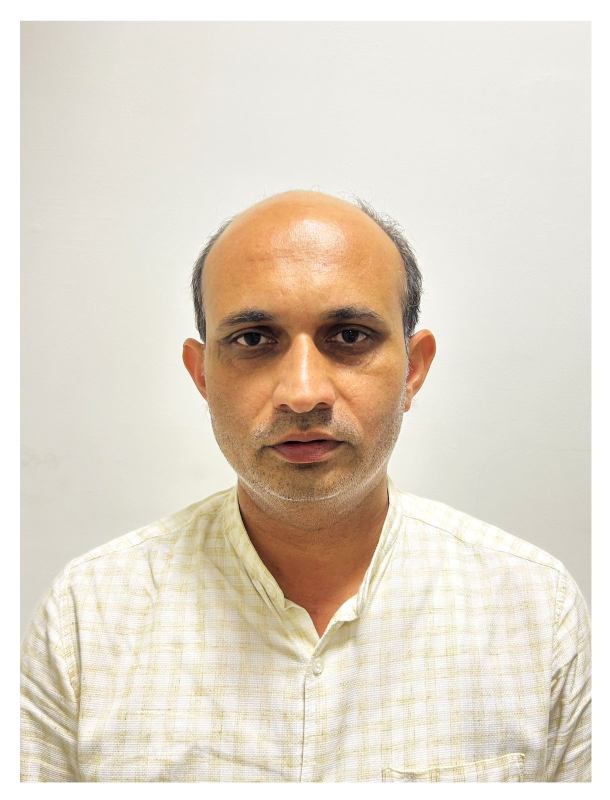
#> input picture images/Reference image.jpg, 1220 x 1600 px (shown at 1/2 size)
$ python -i face_upscaler.py   (imports and definitions only)
#> lines starting #> are read from the running program, lines starting #| are printed output that depends on the picture
#> further down, picture is the input picture: shape (1600, 1220, 3); mean B, G, R 200.7, 215.1, 225.1
"""
Face Upscaler for Low-Resolution Faces
=======================================

Enhances small/low-resolution faces before alignment to improve embedding quality.
Uses OpenCV's super-resolution and image enhancement techniques.

Author: EZ pic Face Recognition Pipeline
Date: October 5, 2025
"""

import cv2
import numpy as np


# [120 lines left out: functions upscale_small_face, upscale_face_region, sharpen_image, not called in this run]


def enhance_face_contrast(image):
    """
    Enhance contrast of a face image using CLAHE.

    Args:
        image: BGR image

    Returns:
        Contrast-enhanced image
    """
    # Convert to LAB color space
    lab = cv2.cvtColor(image, cv2.COLOR_BGR2LAB)
#> lab: shape (1600, 1220, 3); mean of channels 0, 1, 2 220.2, 129.5, 136.9

    # Split channels
    l, a, b = cv2.split(lab)
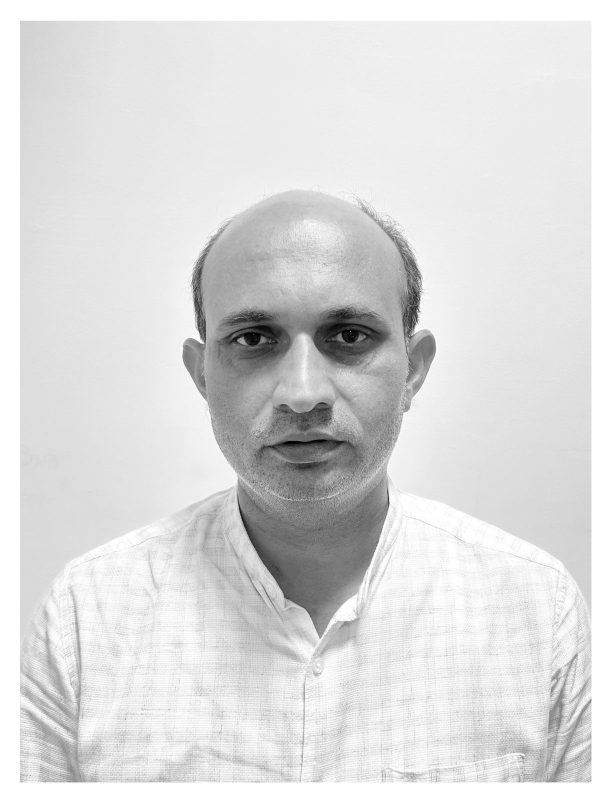
#> l: shape (1600, 1220) (shown at 1/2 size); min 0, max 255, mean 220.2
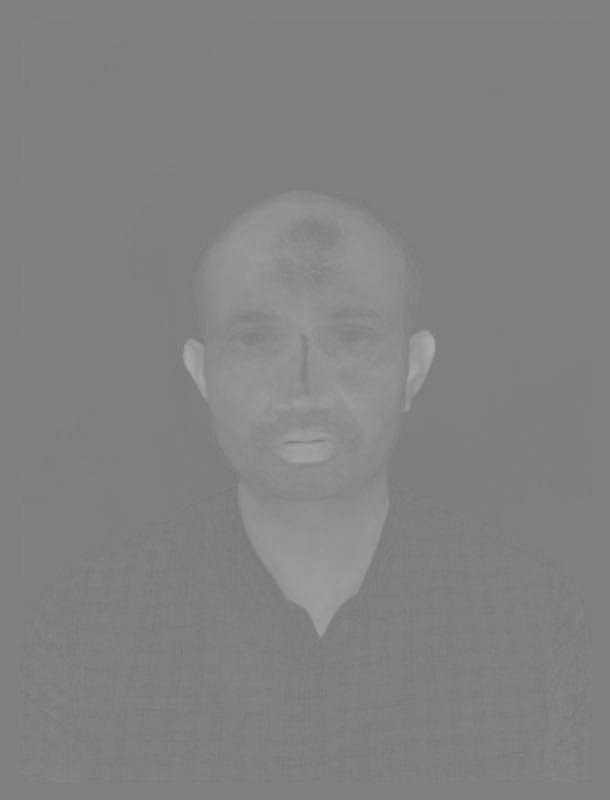
#> a: shape (1600, 1220) (shown at 1/2 size); min 120, max 171, mean 129.5
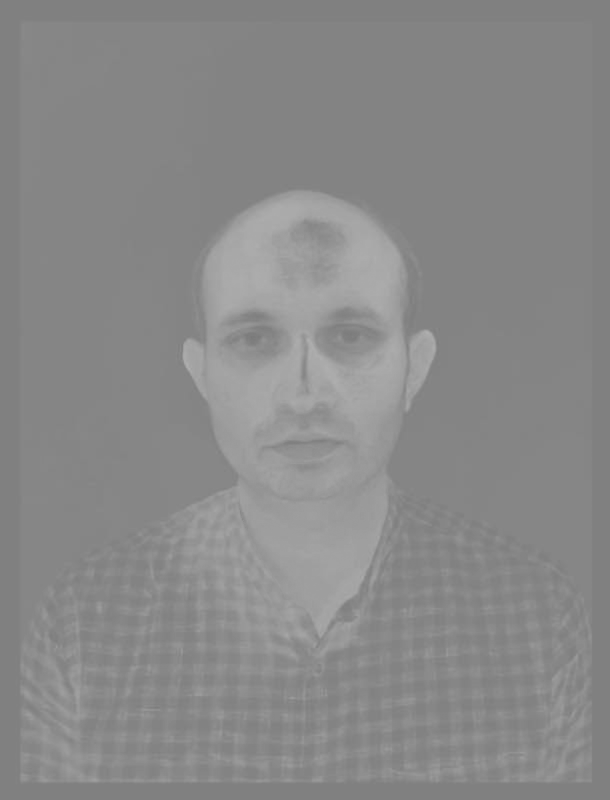
#> b: shape (1600, 1220) (shown at 1/2 size); min 120, max 176, mean 136.9

    # Apply CLAHE to L channel
    clahe = cv2.createCLAHE(clipLimit=2.0, tileGridSize=(8, 8))
    l = clahe.apply(l)
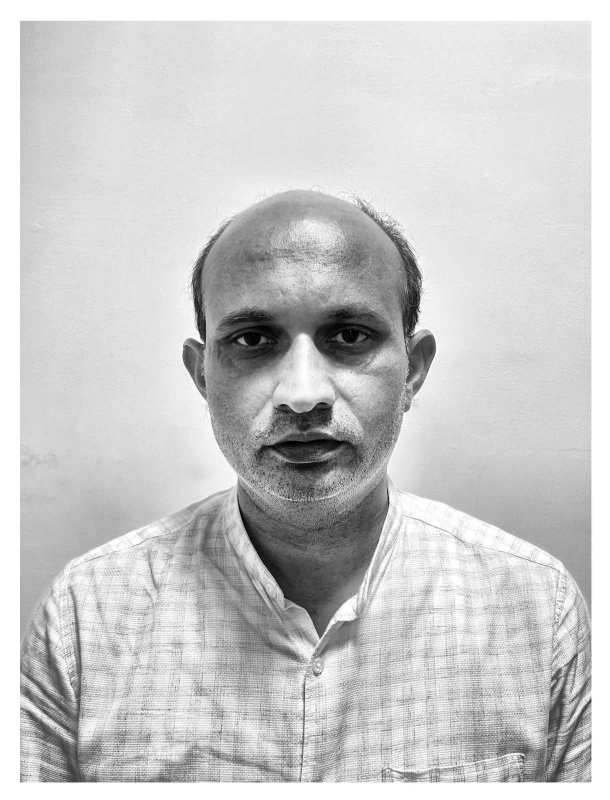
#> l: shape (1600, 1220) (shown at 1/2 size); min 0, max 255, mean 202.6

    # Merge channels
    lab = cv2.merge([l, a, b])
#> lab: shape (1600, 1220, 3); mean of channels 0, 1, 2 202.6, 129.5, 136.9

    # Convert back to BGR
    enhanced = cv2.cvtColor(lab, cv2.COLOR_LAB2BGR)
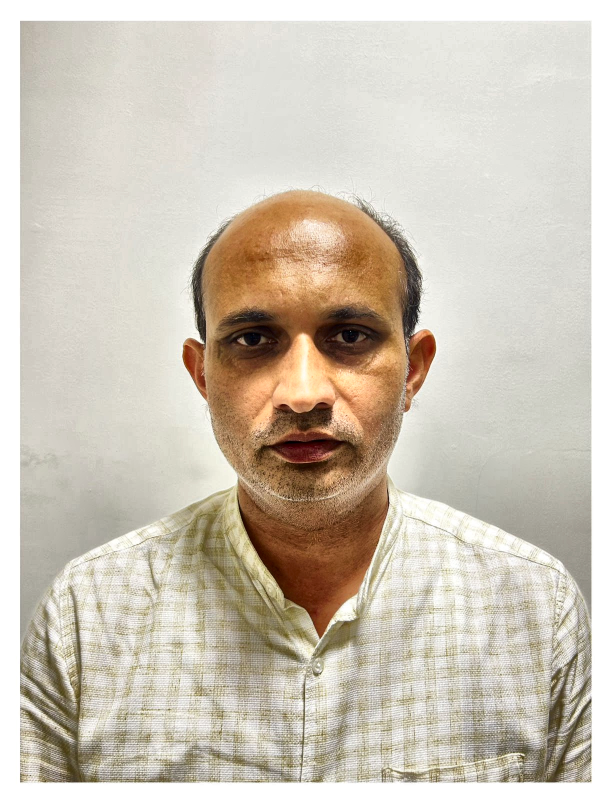
#> enhanced: shape (1600, 1220, 3) (shown at 1/2 size); mean B, G, R 182.4, 196.8, 206

    return enhanced


# [27 lines left out: function preprocess_small_face, not called in this run]


# [11 lines not run here, left out]

>>> import cv2
>>> picture = cv2.imread('../images/Reference image.jpg')
>>> result = enhance_face_contrast(picture)
